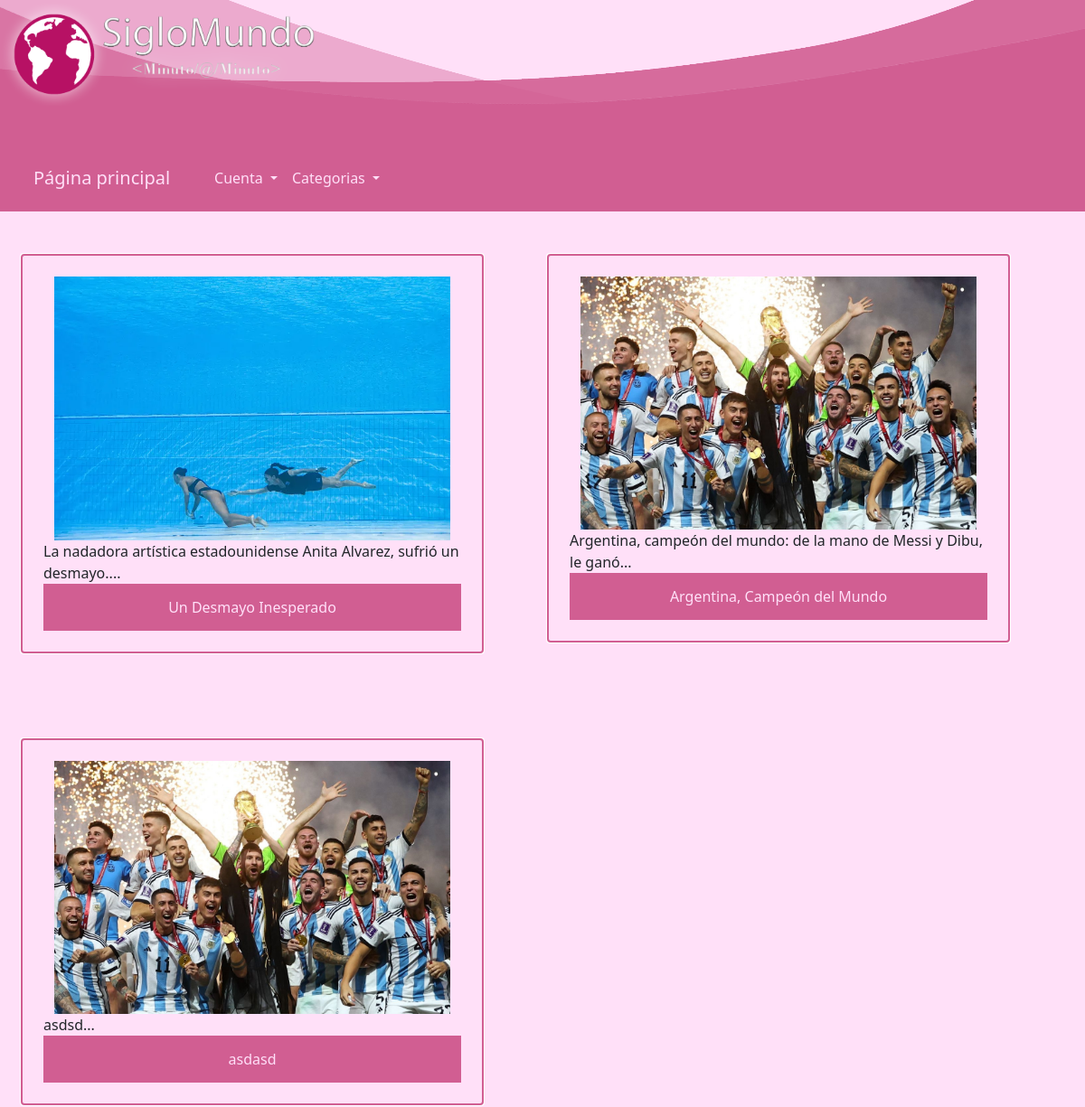
Before: /categorias/deportes with the older database file.
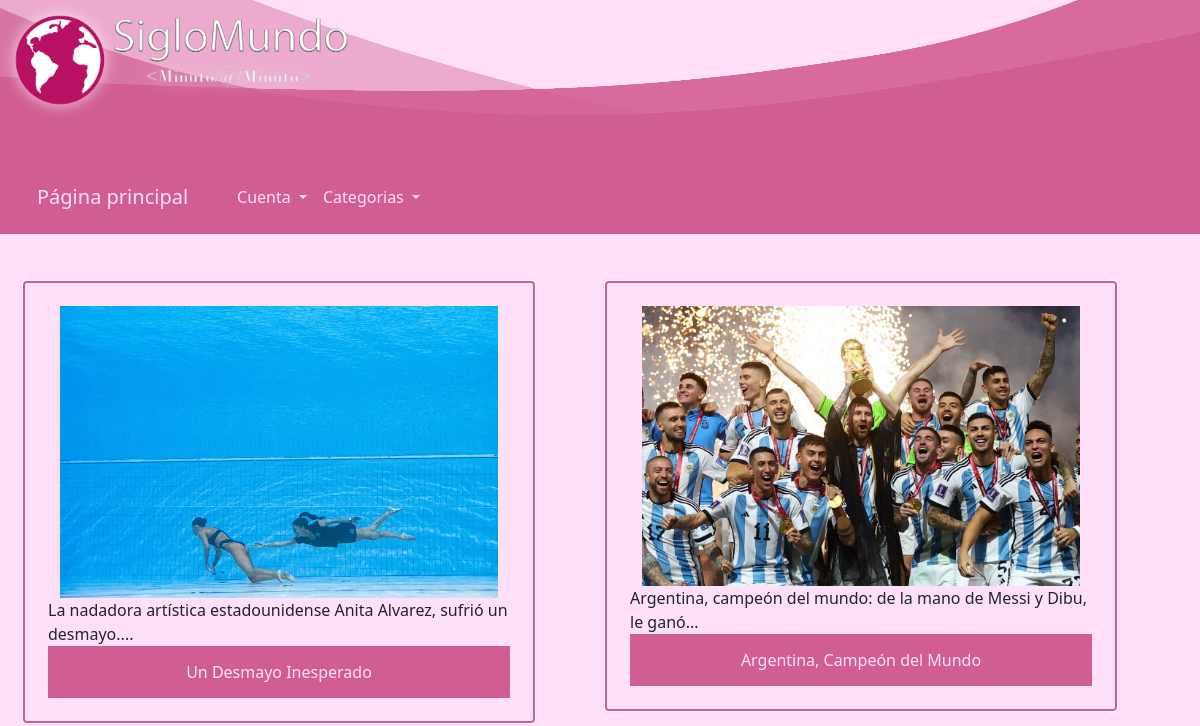
After: the same page with the newer database file.
### app.py (models this page shows)
class Noticia(db.Model):
    __tablename__ = "Noticias"
    id = db.Column(db.Integer, primary_key=True)
    titulo = db.Column(db.String(100), nullable=False)
    imagen = db.Column(db.String(500), nullable=False)
    subtitulo = db.Column(db.String(500), nullable=False)
    resaltado = db.Column(db.String(1000), nullable=False)
    columna1 = db.Column(db.String(3000), nullable=False)
    columna2 = db.Column(db.String(3000), nullable=False)
    categoria = db.Column(db.String(20), nullable=False)

### app.py (the view)
@app.route("/categorias/<categoria>")
def ir_a_categoria(categoria):
    noticias_en_categoria = []
    noticias = Noticia.query.all()
    for noticia in noticias:
        if (noticia.categoria == categoria):
            noticias_en_categoria.append(noticia)
    if not noticias_en_categoria:
        return abort(404)
    return render_template("categorias-base.html", noticias=noticias_en_categoria)

### app.py (called while the page is built)
def resumirSubtitulo(noticia):
    i = 0
    maximoPalabras = 12
    resumido = ''
    for caracter in noticia.subtitulo:
        if (caracter == ' '):
            i +=1
        if (i <= maximoPalabras):
            resumido += caracter
        if (i > maximoPalabras):
            break
    return resumido

### templates/categorias-base.html (shortened to what this page needs)
{% extends "navbar.html" %}
{% block head %}
{{ super() }}
{% endblock %}
{% block body %}
{{super()}}
<div class="row no-outline-row align-items-start">
{% for noticia in noticias %}
    <div class="col-md-6">
        <div class="row" data-aos="fade-up"><img class="news-img" src= '/static/img/{{noticia.imagen}}' >
            {{ resumirSubtitulo(noticia) }}...
            <br>
            <a href="{{url_for('ir_a_noticia',id=(noticia.id))}}">{{ noticia.titulo }}</a>
        </div>
    </div>
{% endfor %}
</div>
{% endblock %}

Changed rows visible on the page:
removed Noticia: imagen (picture), subtitulo "asdsd", titulo "asdasd"
